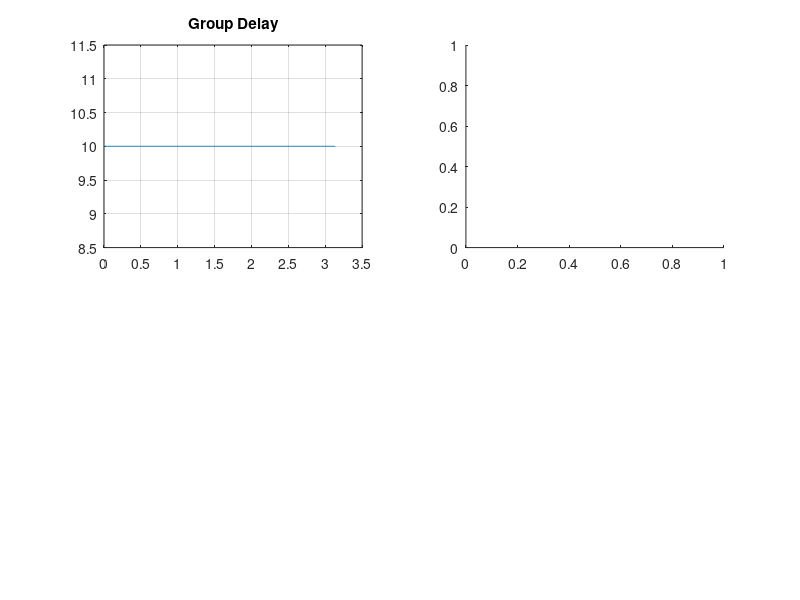

Recreate this plot in MATLAB. (Note: this script raises an error after producing the figure.)
% h[n] = δ[n-nd]
num1 = [zeros(1,10) 1];               % Αριθμητής
den1 = 1;                             % Παρονομαστής
subplot(221); grpdelay(num1, den1);   % Καθυστέρηση ομάδας
title('Group Delay');                 % Τίτλος
subplot(222); phasedelay(num1 ,den1); % Καθυστέρηση φάσης
title('Phase Delay');                 % Τίτλος

% h[n] = (0.8)^n u[n]
num2 = 1;                             % Αριθμητής
den2 = [1, -0.8];                     % Παρονομαστής
subplot(223); grpdelay(num2, den2);   % Καθυστέρηση ομάδας
title('Group Delay');                 % Τίτλος
subplot(224); phasedelay(num2 ,den2); % Καθυστέρηση φάσης
title('Phase Delay');                 % Τίτλος
